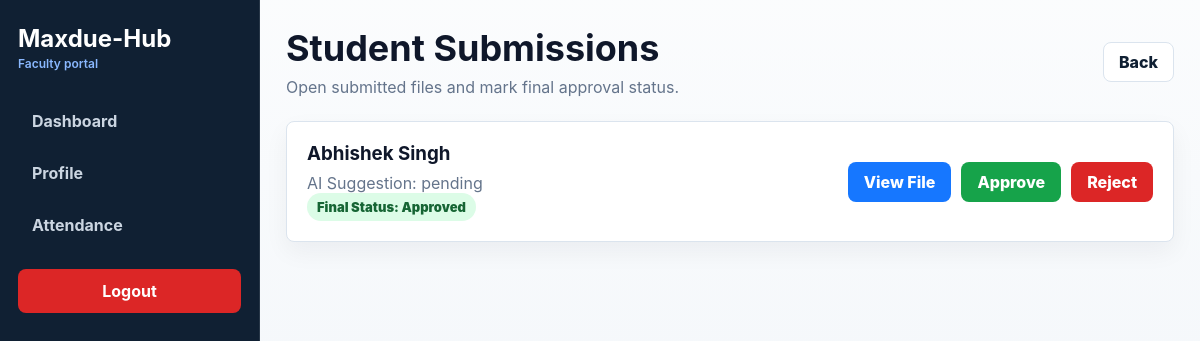
Page /view_submissions/1 (signed in) on the committed database.
### tables this page shows
CREATE TABLE submissions (
    id INTEGER PRIMARY KEY AUTOINCREMENT,

    assignment_id INTEGER,
    student_id INTEGER,

    file_path TEXT,

    ai_status TEXT DEFAULT 'pending',
    status TEXT DEFAULT 'pending',

    submitted_at TIMESTAMP DEFAULT CURRENT_TIMESTAMP
);

CREATE TABLE students (

    id INTEGER PRIMARY KEY AUTOINCREMENT,

    username TEXT,

    password TEXT,

    name TEXT,

    enrollment TEXT,

    dept TEXT,

    semester TEXT,

    year TEXT,

    degree TEXT,

    passing_year TEXT,

    attendance FLOAT DEFAULT 0

);

### app.py (the view)
@app.route('/view_submissions/<int:assignment_id>')
def view_submissions(assignment_id):
    if session.get('role') != 'faculty':
        return redirect('/login')
    conn = sqlite3.connect(DB_PATH)
    conn.row_factory = sqlite3.Row
    c = conn.cursor()
    c.execute("""
    SELECT submissions.*, students.name
    FROM submissions
    JOIN students ON submissions.student_id = students.id
    WHERE submissions.assignment_id=?
    """, (assignment_id,))
    submissions = c.fetchall()
    conn.close()
    print("DATA:", submissions)  # 🔥 DEBUG
    return render_template(
        'faculty/view_submissions.html',
        submissions=submissions
    )

### templates/faculty/view_submissions.html (shortened to what this page needs)
<!DOCTYPE html>
<html lang="en">
<head>
    <link rel="stylesheet" href="/static/style.css">
</head>
<body class="dashboard">
    <aside class="sidebar">
        <h2>Maxdue-Hub<span>Faculty portal</span></h2>
        <a href="/faculty_dashboard">Dashboard</a>
        <a href="/faculty_profile">Profile</a>
        <a href="/faculty/attendance">Attendance</a>
        <a href="/logout" class="logout">Logout</a>
    </aside>
    <main class="main">
        <div class="page-header">
            <div>
                <h1>Student Submissions</h1>
                <p>Open submitted files and mark final approval status.</p>
            </div>
            <a href="/faculty_dashboard" class="back-btn">Back</a>
        </div>
        {% if submissions|length == 0 %}
            <section class="empty-state">
                <h2>No Submissions Yet</h2>
                <p>Students have not submitted this assignment yet.</p>
            </section>
        {% else %}
            <section class="assignment-container">
                {% for s in submissions %}
                <article class="assignment-card">
                    <div class="assignment-info">
                        <h3>{{ s.name }}</h3>
                        <p>AI Suggestion: {{ s.ai_status if s.ai_status else 'Not available' }}</p>
                        {% if s.status == "approved" %}
                            <span class="status approved">Final Status: Approved</span>
                        {% elif s.status == "pending" %}
                            <span class="status pending">Final Status: Pending</span>
                        {% else %}
                            <span class="status rejected">Final Status: Rejected</span>
                        {% endif %}
                    </div>
                    <div class="assignment-actions">
                        <a href="/view_submission_file/{{ s.file_path }}" target="_blank" class="btn-primary">View File</a>
                        <a href="/approve/{{ s.id }}" class="btn-success">Approve</a>
                        <a href="/reject/{{ s.id }}" class="btn-danger">Reject</a>
                    </div>
                </article>
                {% endfor %}
            </section>
        {% endif %}
    </main>
</body>
</html>

### static/style.css (style rules this page uses)
:root { --bg: #eef3f8; --surface: #ffffff; --surface-soft: #f7fafc; --text: #102033; --muted: #64748b; --line: #dbe4ee; --brand: #1677ff; --brand-dark: #0b5ed7; --accent: #16a34a; --warning: #d97706; --danger: #dc2626; --ink: #0f172a; --shadow: 0 18px 42px rgba(15, 23, 42, 0.08); --radius: 8px; }
* { box-sizing: border-box; }
html { min-height: 100%; }
body { min-height: 100vh; margin: 0; background: var(--bg); color: var(--text); font-family: Inter, "Segoe UI", Arial, sans-serif; }
a { color: inherit; text-decoration: none; }
.btn, .primary-btn, .secondary-btn, .download-btn, .profile-btn, .btn-primary, .btn-secondary, .btn-danger, .btn-success, .btn-warning, .open-btn, .back-btn, .btn-green, .upload-btn { display: inline-flex; align-items: center; justify-content: center; gap: 8px; min-height: 40px; border: 1px solid transparent; border-radius: var(--radius); padding: 10px 15px; font-weight: 800; line-height: 1; transition: transform 0.18s ease, box-shadow 0.18s ease, background 0.18s ease; }
.btn-primary, .primary-btn, .download-btn, .profile-btn, .open-btn, .btn-green, .upload-btn, .create { background: var(--brand); color: #fff; }
.btn-secondary, .secondary-btn, .view, .back-btn { border-color: var(--line); background: #fff; color: var(--text); }
.btn-success, .submit, .approve, .attendance { background: var(--accent); color: #fff; }
.btn-danger, .delete, .reject, .btn-red, .logout { background: var(--danger); color: #fff !important; }
.dashboard { background: linear-gradient(180deg, rgba(255, 255, 255, 0.75), rgba(238, 243, 248, 0.95)), var(--bg); }
.app-shell, .dashboard { min-height: 100vh; }
.sidebar { position: fixed; inset: 0 auto 0 0; width: 260px; background: #102033; color: #e2e8f0; padding: 24px 18px; border-right: 1px solid rgba(255, 255, 255, 0.1); }
.sidebar h2, .brand-title { margin: 0 0 28px; color: #fff; font-size: 24px; letter-spacing: 0; }
.sidebar h2 span, .brand-title span { display: block; margin-top: 3px; color: #8ab8ff; font-size: 12px; font-weight: 600; }
.sidebar a { display: flex; align-items: center; min-height: 44px; margin: 8px 0; border-radius: var(--radius); padding: 12px 14px; color: #cbd5e1; font-weight: 700; }
.sidebar a.logout { margin-top: 22px; justify-content: center; }
.main { width: calc(100% - 260px); margin-left: 260px; padding: 26px; }
.topbar, .page-header { display: flex; align-items: center; justify-content: space-between; gap: 18px; margin-bottom: 24px; }
.topbar h1, .page-header h1, .main > h1 { margin: 0; color: var(--ink); font-size: clamp(26px, 3vw, 40px); letter-spacing: 0; }
.welcome-text, .page-header p { margin: 7px 0 0; color: var(--muted); }
.panel, .table-box, .subject-card, .form-card, .assignment-card, .empty-box, .empty-state { border: 1px solid var(--line); border-radius: var(--radius); background: var(--surface); padding: 22px; box-shadow: 0 10px 24px rgba(15, 23, 42, 0.05); }
.status, .status-pill { display: inline-flex; align-items: center; min-height: 28px; border-radius: 999px; padding: 6px 10px; font-size: 13px; font-weight: 900; }
.cleared, .approved { background: #dcfce7; color: #166534; }
.grid, .cards-grid, .assignment-container { display: grid; grid-template-columns: repeat(auto-fit, minmax(240px, 1fr)); gap: 16px; }
.item-card, .unit, .assignment-card { display: flex; justify-content: space-between; align-items: center; gap: 16px; border: 1px solid var(--line); border-radius: var(--radius); background: var(--surface); padding: 20px; box-shadow: 0 10px 24px rgba(15, 23, 42, 0.05); }
.item-card h3, .unit h3, .assignment-card h3 { margin: 0 0 8px; color: var(--ink); }
.item-card p, .unit-text, .assignment-info p { margin: 0; color: var(--muted); }
.action-row, .buttons, .assignment-actions, .actions { display: flex; flex-wrap: wrap; align-items: center; gap: 10px; }

### rows in the picture
submissions: name "Abhishek Singh", ai_status "pending", status "Final Status: Approved"
